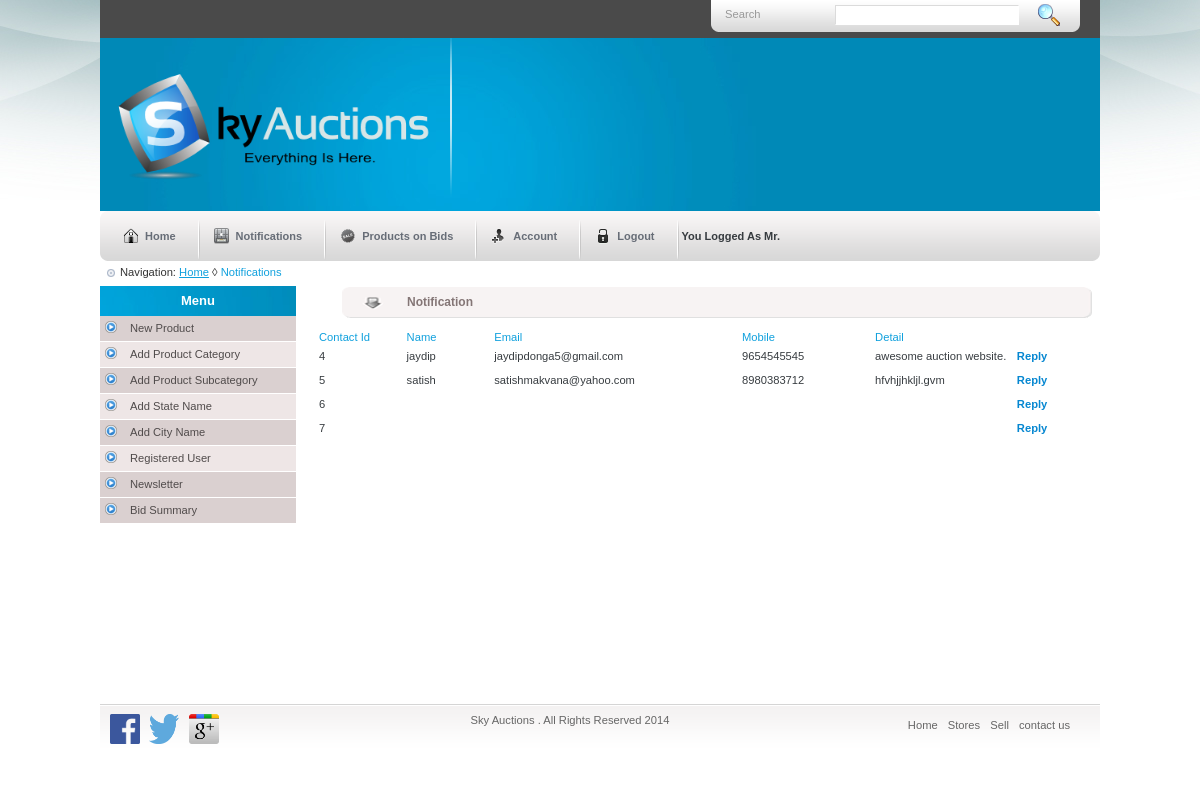
The page /admin/notifi.php on the database its author committed.
### tables this page shows
CREATE TABLE IF NOT EXISTS `contact` (
  `cid` int(11) NOT NULL AUTO_INCREMENT,
  `name` varchar(40) NOT NULL,
  `uname` varchar(40) NOT NULL,
  `mno` varchar(50) NOT NULL,
  `detail` varchar(100) NOT NULL,
  PRIMARY KEY (`cid`)
);

### admin/notifi.php (the view, shortened to what this page needs)
<?php include("header.php")?>
    <div class="crumb_navigation"> Navigation: <a href="index.php">Home</a> &loz; <span class="current">Notifications</span> </div><div class="left_content">
      <?php include("left.php")?>
    </div>
    <div class="center_content" >
      <div class="center_title_bar">Notification</div>
      <div class="prod_box">
          <link rel="stylesheet" type="text/css" href="css/default.css"/>
<table width="791">
<td class="style2" width="49">Contact Id</td>
<td class="style2" width="49">Name</td>
<td class="style2" width="44">Email</td>
<td class="style2" width="75">Mobile</td>
<td class="style2" width="80">Detail</td>
<td class="style2" width="51">&nbsp;</td>
<?php
$query1="select * from contact";
$rs=mysql_query($query1);
while($data = mysql_fetch_array($rs))
{
	?>
    <tr>
	<td height="22"><?php
        echo $data['cid'];
    ?></td>
    <td height="22"><?php
        echo $data['name'];
    ?></td>
   <td><?php
        echo $data['uname'];
    ?></td>
	<td><?php
        echo $data['mno'];
    ?></td>
	<td><?php
        echo $data['detail'];
    ?></td>
	<td><b><font color="#663300"><a href="reply.php?uname=<?php echo  $data['uname'];?>">Reply</a></font></b></td>
	<?php
}
?>
</table>
      </div>
    </div >
  </div>
<?php include("footer.php")?>

### admin/style.css (style rules this page uses)
body { background:url(images/bg.jpg) no-repeat #fff center top; padding:0; font-family:Verdana,Arial, Helvetica, sans-serif; font-size:11px; margin:0px auto auto auto; color:#000; }
.crumb_navigation { width:980px; height:15px; padding:5px 10px 0 20px; color:#333333; background:url(images/navbullet.png) no-repeat left; background-position:5px 6px; }
.crumb_navigation a { color:#0fa0dd; text-decoration:underline; }
span.current { color:#0fa0dd; }
.left_content { width:196px; float:left; }
.center_content { width:780px; float:left; padding:5px 10px; }
.center_title_bar { width:720px; height:33px; float:left; padding:0 0 0 100px; margin:0 0 0 1px; _margin:0 0 0 6px; line-height:33px; font-size:12px; color:#847676; font-weight:bold; background:url(images/bar_bg.gif) no-repeat center; }
.prod_box { width:173px; height:auto; float:left; padding:10px 10px 10px 11px; }

### admin/css/default.css (style rules this page uses)
* { padding: 0; margin: 0; border: 0; }
body, html { color: #373C40; font-family: Verdana,Arial, Helvetica, sans-serif; height: 100%; margin:0px; }
body { font-size: 70%; }
a { color: #0687D1; text-decoration:none; }

### rows shown on the page
contact: cid "4", name "jaydip", uname "jaydipdonga5@gmail.com", mno "9654545545", detail "awesome auction website."
contact: cid "5", name "satish", uname "satishmakvana@yahoo.com", mno "8980383712", detail "hfvhjjhkljl.gvm"
contact: cid "6"
contact: cid "7"
